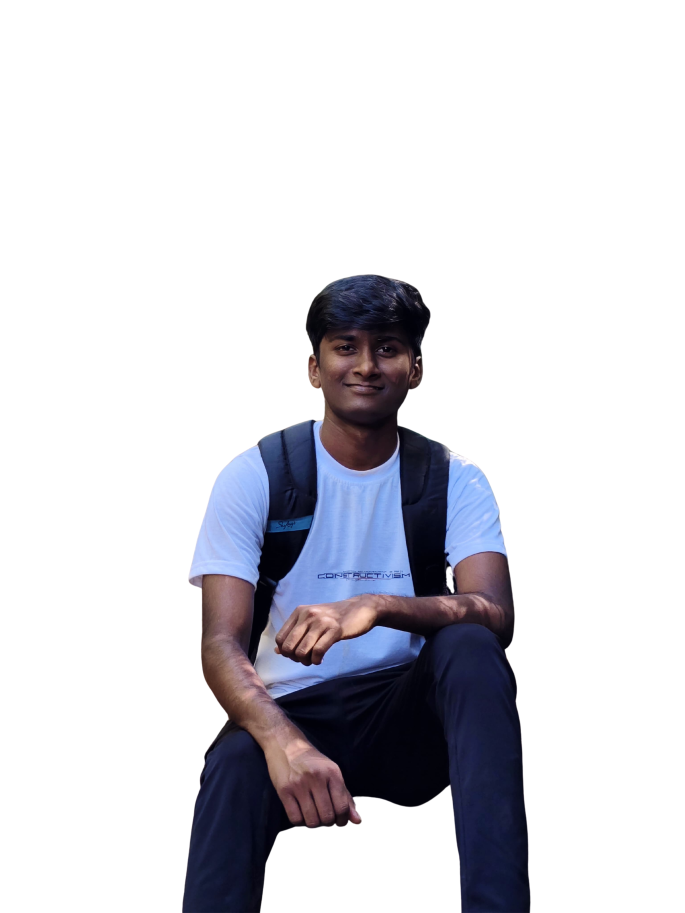
#> input picture assets/profile.png, 2738 x 3651 px (shown at 1/4 size)
$ python -i generate_ascii.py   (imports and definitions only)
#> lines starting #> are read from the running program, lines starting #| are printed output that depends on the picture
#!/usr/bin/env python3
"""
Convert a prepped portrait into a monochrome ASCII-art SVG with a one-shot
row-by-row typing animation and blinking cursor (SMIL, no JavaScript).
"""

from __future__ import annotations

import argparse
import html
import os

from PIL import Image, ImageEnhance

from scripts import _bootstrap  # noqa: F401
from scripts.paths import ASCII_SVG, PREPPED_IMG, PROFILE_JSON
from scripts.svg_shell import svg_close, svg_open, title_bar
from scripts.theme import THEME
from scripts.utils import load_json, write_text

# Grid density — tuned for a premium, low-noise portrait.
COLS = 100
ROWS = 53
CELL_W = 8
CELL_H = 15
RAMP = " .`:-=+*cs#%@"

CONTRAST = 1.05
BRIGHTNESS = 1.0
GAMMA = 1.18
WHITE_FLOOR = 0.80

PAD = 20
TITLEBAR_H = 30
STATUS_H = 30
ART_W = COLS * CELL_W
ART_H = ROWS * CELL_H

ROW_DUR = 0.11
STAGGER = 0.11


def sample_ascii_rows(src_path: str) -> list[str]:
    """Map image luminance to monospace character rows."""
#> called with src_path = '../assets/profile.png'
    image = Image.open(src_path).convert("L")
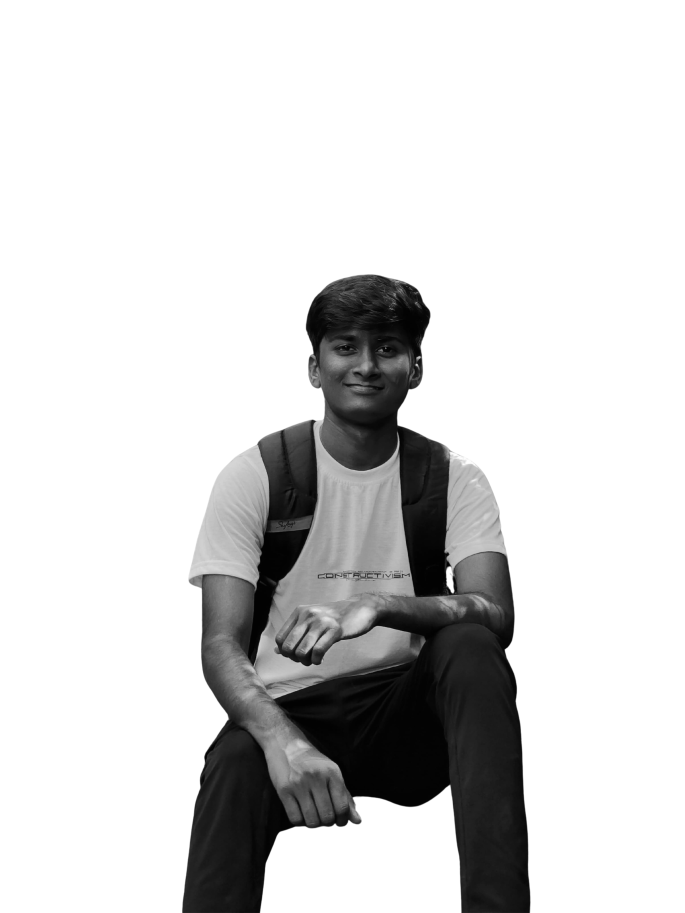
#> image: PIL image 2738x3651 L (shown at 1/4 size); min 1, max 255, mean 212.9
    image = ImageEnhance.Brightness(image).enhance(BRIGHTNESS)
    image = ImageEnhance.Contrast(image).enhance(CONTRAST)
    image = image.resize((COLS, ROWS), Image.Resampling.LANCZOS)
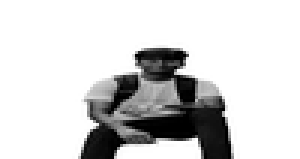
#> image: PIL image 100x53 L (shown 3 times larger); min 0, max 255, mean 211.3
    pixels = image.load()

    rows: list[str] = []
    for y in range(ROWS):
        chars: list[str] = []
        for x in range(COLS):
            lum = pixels[x, y] / 255.0
            lum = pow(lum, GAMMA)
            if lum >= WHITE_FLOOR:
                chars.append(" ")
                continue
            idx = int((1.0 - lum) * (len(RAMP) - 1) + 0.5)
            idx = max(0, min(len(RAMP) - 1, idx))
            chars.append(RAMP[idx])
        rows.append("".join(chars))
#> after the loop, rows = 53 items
    return rows


# [90 lines left out: functions render_ascii_svg, generate_ascii, main, not called in this run]


# [2 lines not run here, left out]

>>> result = sample_ascii_rows('../assets/profile.png')
#> result = 53 items
